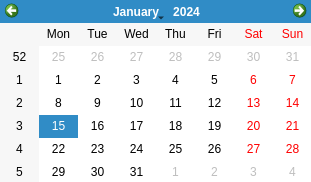
<?xml version="1.0" encoding="UTF-8"?>
<ui version="4.0">
 <class>windowcal</class>
 <widget class="QDialog" name="windowcal">
  <property name="geometry">
   <rect>
    <x>0</x>
    <y>0</y>
    <width>311</width>
    <height>182</height>
   </rect>
  </property>
  <property name="windowTitle">
   <string>Seleccione Fecha</string>
  </property>
  <property name="windowIcon">
   <iconset>
    <normaloff>../../.designer/backup/img/fechas.png</normaloff>../../.designer/backup/img/fechas.png</iconset>
  </property>
  <property name="modal">
   <bool>true</bool>
  </property>
  <widget class="QCalendarWidget" name="calendar">
   <property name="geometry">
    <rect>
     <x>0</x>
     <y>0</y>
     <width>312</width>
     <height>183</height>
    </rect>
   </property>
  </widget>
 </widget>
 <resources/>
 <connections/>
</ui>
